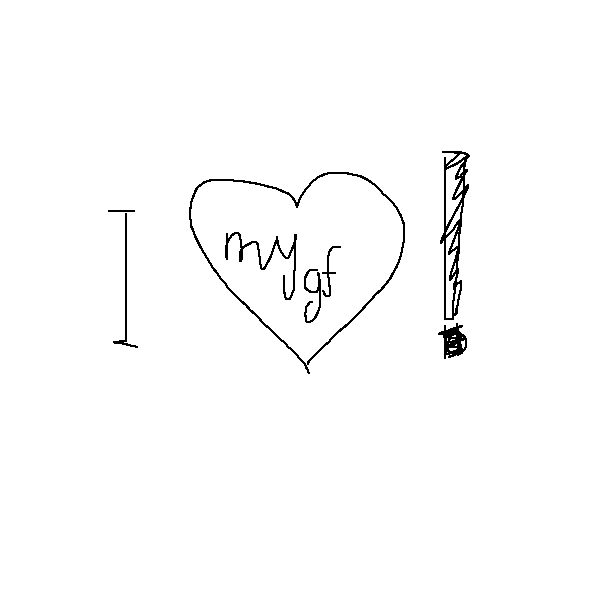

Recreate this plot in Python.
from turtle import *
from PIL import Image
import os

WIDTH = HEIGHT = 600

def start_new_line(x, y):
    up()
    goto(x, y)
    down()

def draw(x, y): 
    goto(x, y)

def save_image():
    hideturtle()
    canvas = screen.getcanvas()
    canvas.postscript(file="main.eps", width=WIDTH, height=HEIGHT)
    ps_image = Image.open("main.eps")
    ps_image.save("main.png")
    os.remove("main.eps")
    showturtle()

screen = Screen()
screen.setup(WIDTH, HEIGHT)

left(90)
speed(0)

screen.onclick(start_new_line)
ondrag(None)  # unload the memory usage to avoid lags
ondrag(draw)

# clicking the "s" key will save the image
screen.onkey(save_image, "s")
screen.listen()

# keep the program running until we close it
screen.mainloop()
